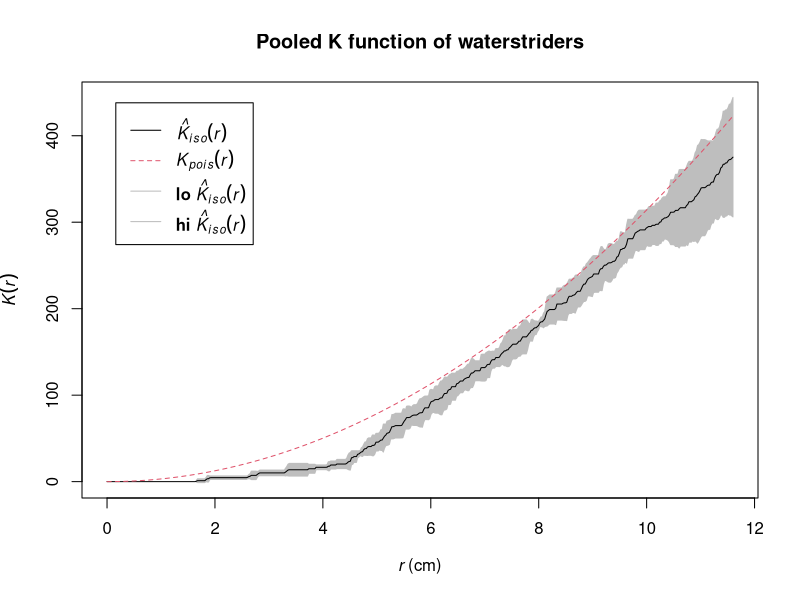

Source code (R):
library(spatstat)


### Name: pool.fv
### Title: Pool Several Functions
### Aliases: pool.fv
### Keywords: spatial htest hplot iteration

### ** Examples

   K <- lapply(waterstriders, Kest, correction="iso")
   Kall <- pool(K[[1]], K[[2]], K[[3]])
   Kall <- pool(as.anylist(K))
   plot(Kall, cbind(pooliso, pooltheo) ~ r,
              shade=c("loiso", "hiiso"),
              main="Pooled K function of waterstriders")
